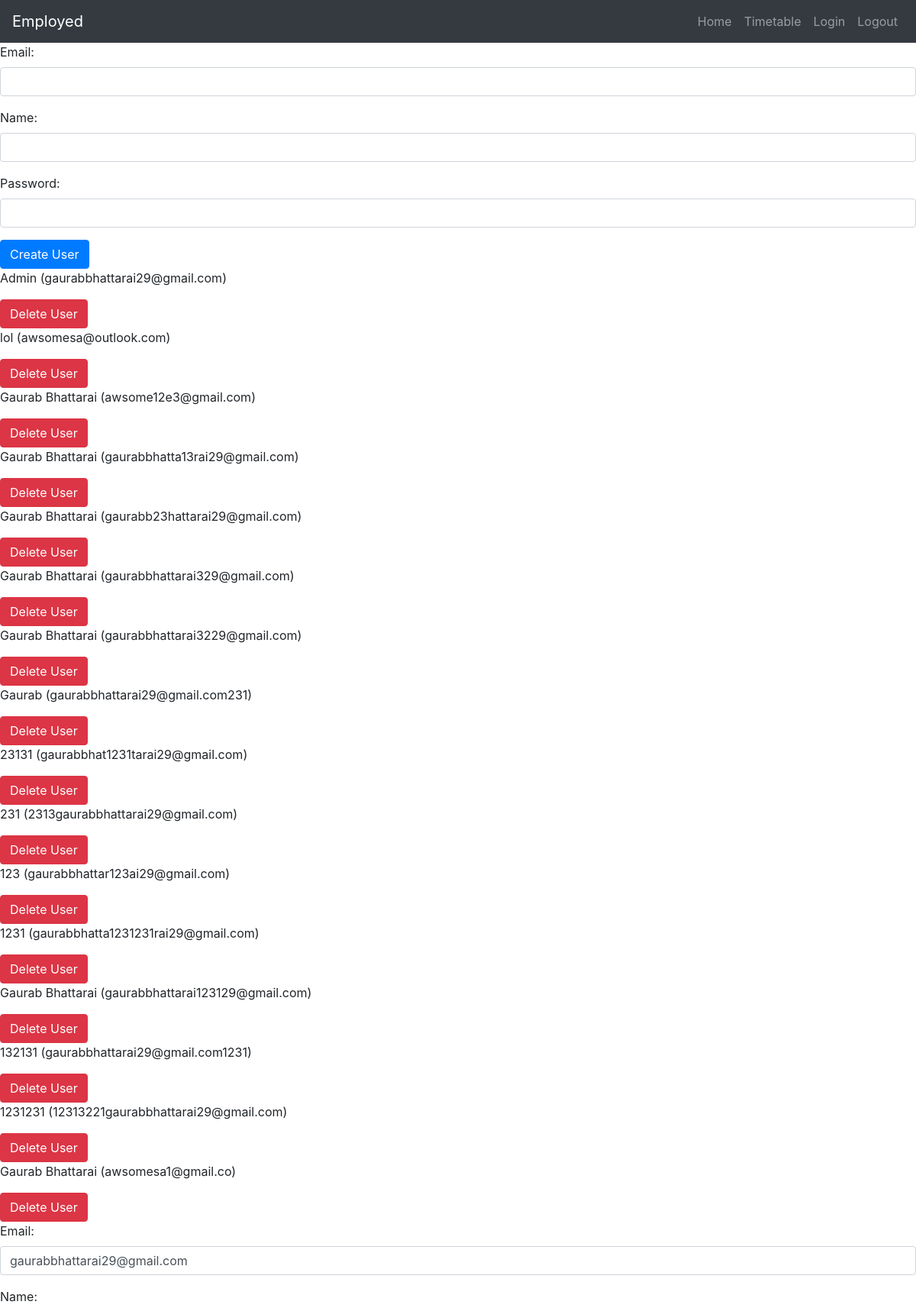
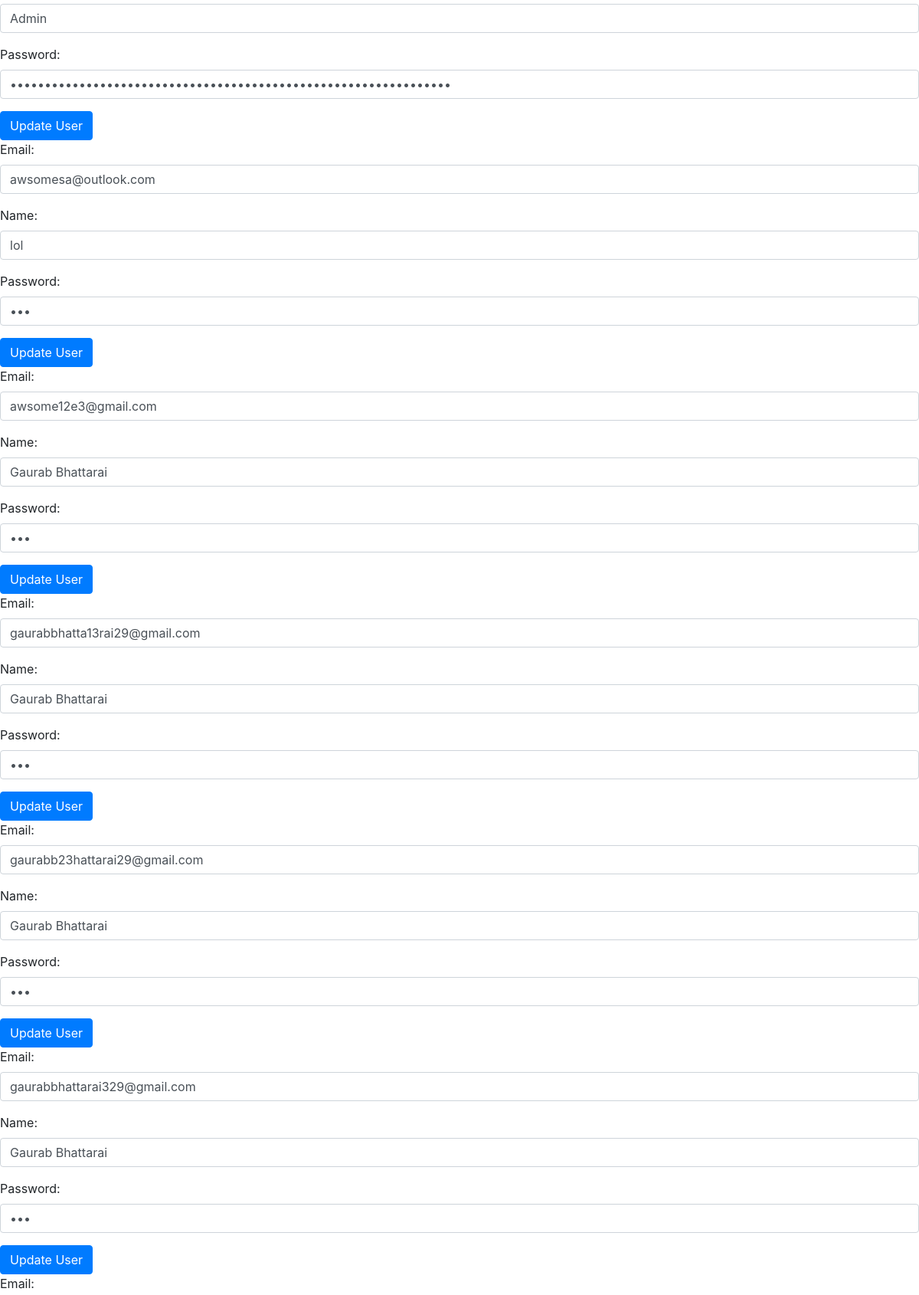
The page /admin (signed in, upper part) on the database its author committed (2 pictures, top to bottom).
### app.py (models this page shows, shortened)
    class User(db.Model, UserMixin):
        id = db.Column(db.Integer, primary_key=True)
        email = db.Column(db.String(120), unique=True, nullable=False)
        name = db.Column(db.String(120))
        password = db.Column(db.String(120), nullable=False)
        is_admin = db.Column(db.Boolean, default=False)

### app.py (the view, shortened to what this page needs)
    @app.route('/admin', methods=['GET', 'POST'])
    @login_required
    def admin_panel():
        if not current_user.is_admin:
            error = "You do not have access to that"
            return render_template("home.html", error=error)
        users = User.query.all()
        return render_template('admin_panel.html', users=users)

### templates/admin_panel.html (shortened to what this page needs)
<!DOCTYPE html>
<html>
  <head>
    <link rel="stylesheet" href="https://stackpath.bootstrapcdn.com/bootstrap/4.3.1/css/bootstrap.min.css">
  </head>
  <body>
<nav class="navbar navbar-expand-md navbar-dark bg-dark">
  <a class="navbar-brand" href="/home">Employed</a>
  <div class="collapse navbar-collapse" id="navbarNav">
    <ul class="navbar-nav ml-auto">
      <li class="nav-item">
        <a class="nav-link" href="/home">Home</a>
      </li>
      <li class="nav-item">
        <a class="nav-link" href="/portfolio">Timetable</a>
      </li>
      <li class="nav-item">
        <a class="nav-link" href="/login">Login</a>
      </li>
      <li class="nav-item">
        <a class="nav-link" href="/logout">Logout</a>
      </li>
    </ul>
  </div>
</nav>
<form method="POST" action="/admin">
  <div class="form-group">
    <label for="email">Email:</label>
    <input type="email" class="form-control" id="email-create" name="email" required>
  </div>
  <div class="form-group">
    <label for="name">Name:</label>
    <input type="text" class="form-control" id="name-create" name="name" required>
  </div>
  <div class="form-group">
    <label for="password">Password:</label>
    <input type="password" class="form-control" id="password-create" name="password" required>
  </div>
  <button type="submit" class="btn btn-primary">Create User</button>
</form>
{% for user in users %}
  <form method="POST" action="/admin">
    <p>{{ user.name }} ({{ user.email }})</p>
    <button type="submit" class="btn btn-danger">Delete User</button>
  </form>
{% endfor %}
{% for user in users %}
  <form method="POST" action="/admin">
    <div class="form-group">
      <label for="email">Email:</label>
      <input type="email" class="form-control" id="email" name="email" value="{{ user.email }}" required>
    </div>
    <div class="form-group">
      <label for="name">Name:</label>
      <input type="text" class="form-control" id="name" name="name" value="{{ user.name }}" required>
    </div>
    <div class="form-group">
      <label for="password">Password:</label>
      <input type="password" class="form-control" id="password" name="password" value="{{ user.password }}" required>
    </div>
    <button type="submit" class="btn btn-primary">Update User</button>
  </form>
{% endfor %}
  </body>
</html>

### rows shown on the page
User: name "Admin", email "gaurabbhattarai29@gmail.com"
User: name "lol", email "awsomesa@outlook.com"
User: name "Gaurab Bhattarai", email "awsome12e3@gmail.com"
User: name "Gaurab Bhattarai", email "gaurabbhatta13rai29@gmail.com"
User: name "Gaurab Bhattarai", email "gaurabb23hattarai29@gmail.com"
User: name "Gaurab Bhattarai", email "gaurabbhattarai329@gmail.com"
User: name "Gaurab Bhattarai", email "gaurabbhattarai3229@gmail.com"
User: name "Gaurab", email "gaurabbhattarai29@gmail.com231"
User: name "23131", email "gaurabbhat1231tarai29@gmail.com"
User: name "231", email "2313gaurabbhattarai29@gmail.com"
User: name "123", email "gaurabbhattar123ai29@gmail.com"
User: name "1231", email "gaurabbhatta1231231rai29@gmail.com"
User: name "Gaurab Bhattarai", email "gaurabbhattarai123129@gmail.com"
User: name "132131", email "gaurabbhattarai29@gmail.com1231"
User: name "1231231", email "12313221gaurabbhattarai29@gmail.com"
User: name "Gaurab Bhattarai", email "awsomesa1@gmail.co"
